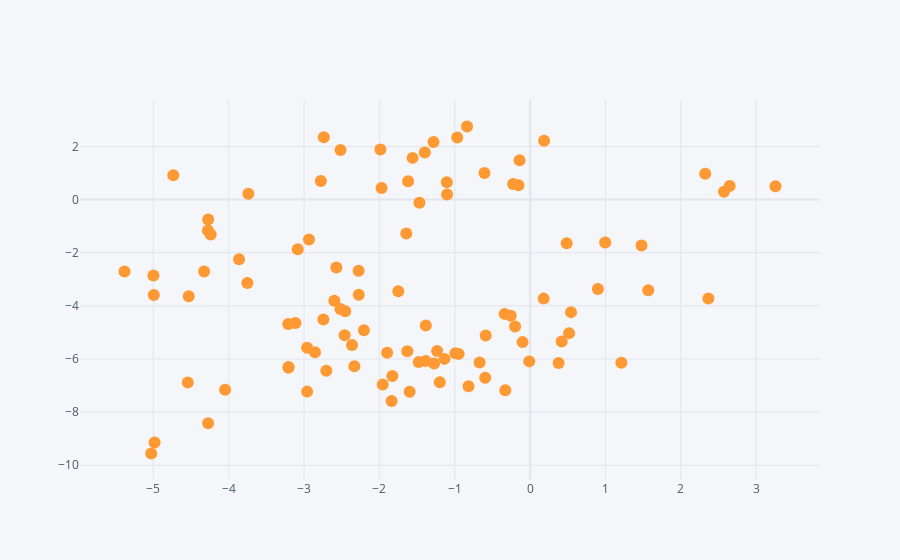

Source (notebook cell):
### Markdown cell above
### Kind of scatter plot

### Code cell
df.iplot(x='A', y='B', mode = 'markers')
